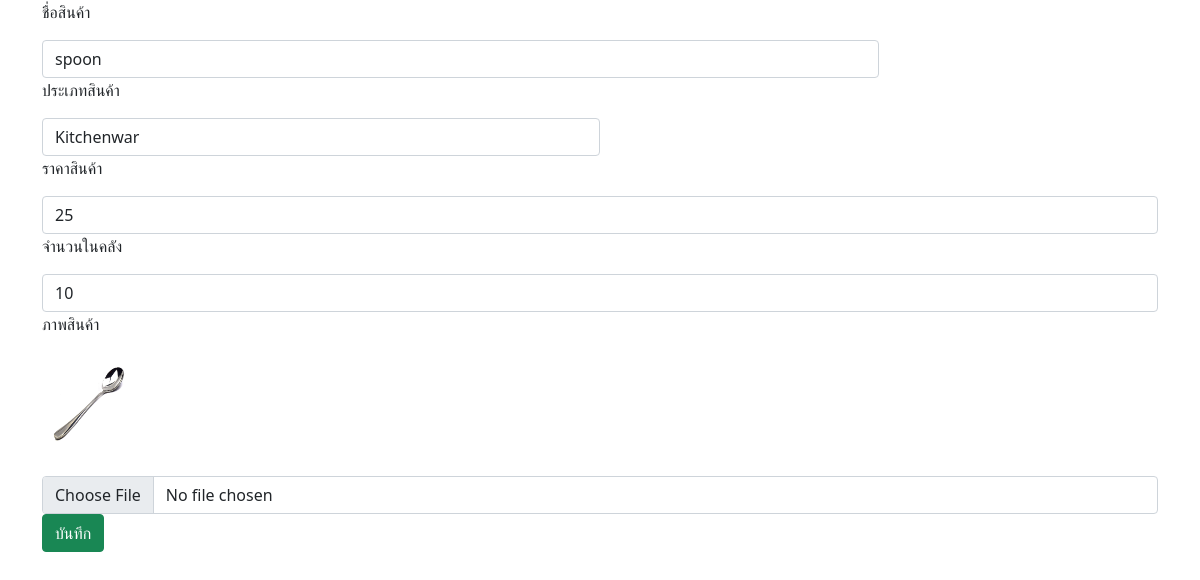
Page /backend/product_form_edit.php?act=edit&ID=1 (signed in) on the committed database.
### tables this page shows
CREATE TABLE `product` (
  `p_id` int(5) NOT NULL,
  `p_price` int(10) NOT NULL,
  `p_name` varchar(40) NOT NULL,
  `qty_onhand` int(3) NOT NULL,
  `p_type_id` int(5) NOT NULL,
  `p_img` varchar(200) NOT NULL
);

CREATE TABLE `product_type` (
  `p_type_id` int(5) NOT NULL,
  `p_type_name` varchar(30) NOT NULL
);

### backend/product_form_edit.php (the view, shortened to what this page needs)
<?php
include('h.php');
$p_id = $_GET["ID"];
$sql = "SELECT p.*,t.p_type_name
FROM product as p
INNER JOIN product_type as t ON p.p_type_id = t.p_type_id
WHERE p.p_id = '$p_id'
ORDER BY p.p_id asc";
$result2 = mysqli_query($con, $sql) or die ("Error in query: $sql " . mysqli_error());
$row = mysqli_fetch_array($result2);
extract($row);
?>
<div class="container">
  <div class="row">
      <form  name="addproduct" action="product_form_edit_db.php" method="POST" enctype="multipart/form-data"  class="form-horizontal">
      <div class="form-group">
          <div class="col-sm-9">
            <p> ชื่อสินค้า</p>
            <input type="text"  name="p_name" class="form-control" required placeholder="ชื่อสินค้า" / value="<?php echo $p_name; ?>">
          </div>
        </div>
         <div class="form-group">
          <div class="col-sm-6">
            <p> ประเภทสินค้า </p>
            <select name="p_type_id" class="form-control" required>
              <option value="<?php echo $row["p_type_id"];?>">
                <?php echo $row["p_type_name"]; ?>
              </option>
            </select>
          </div>
        </div>
        <div class="form-group">
          <div class="col-sm-12">
            <p> ราคาสินค้า </p>
            <input type="text"  name="p_price" class="form-control" required placeholder="ราคาสินค้า" / value="<?php echo $p_price; ?>">
          </div>
        </div>
        <div class="form-group">
          <div class="col-sm-12">
            <p> จำนวนในคลัง </p>
            <input type="text"  name="qty_onhand" class="form-control" required placeholder="จำนวนในคลัง" / value="<?php echo $qty_onhand; ?>">
          </div>
        </div>
            <div class="form-group">
          <div class="col-sm-12">
            <p> ภาพสินค้า </p>
            <img src="p_img/<?php echo $row['p_img'];?>" width="100px">
            <br>
            <br>
            <input type="file" name="p_img" id="p_img" class="form-control" />
          </div>
        </div>
        <div class="form-group">
          <div class="col-sm-12">
            <button type="submit" class="btn btn-success" name="btnadd"> บันทึก </button>
          </div>
        </div>
      </form>
    </div>
  </div>

### rows in the picture
product: p_name "spoon", p_type_id "Kitchenwar", p_price "25", qty_onhand "10", p_img (picture)
